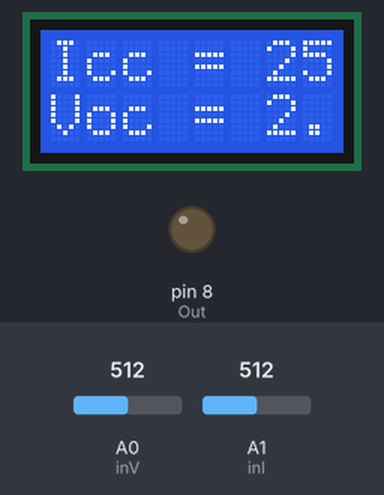
Bench run of a sketch on a simulated Arduino Uno, built with avr-gcc and run on an emulated ATmega328P. On the bench: 8×2 character LCD, output pins drawn as LEDs (lit = HIGH). Inputs (shaded band) come from the test bench; at power-on: A0 (inV) = 512, A1 (inI) = 512. What the sketch prints to the serial monitor is not drawn.

Above: at 1.1 s.
Timing chart, 0 to 2.6 s (numbered marks = the images above):
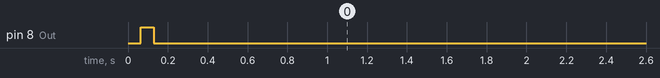

Measured:
- by itself, pin 8 (Out): LOW → HIGH at 0.06 s, → LOW 0.06 s later

The sketch:

MedidorIV2.ino
```cpp
#include <LiquidCrystal.h>
#include <TimerOne.h>

LiquidCrystal lcd(2, 3, 4, 5, 6, 7);

//Variables
int inV = 0;
int inI = 1;
int Out = 8;

int lecturasV[25];
int lecturasI[25];
int val, j = 0, i = 0, totalV = 0, totalI = 0, V = 0, I = 0;
float Vmax , Imax, promedioV = 0.0, promedioI = 0.0, R = 0.1;

void setup() {
  pinMode(Out, OUTPUT);
  digitalWrite(Out,LOW);
  Serial.begin(9600);
  lcd.begin(8, 2);
  lcd.clear();

  //Refrescar valores en LCD cada 1 s
  Timer1.initialize(1000000);
  Timer1.attachInterrupt(LCD);

  //Inicializar el vector
  for (i = 0; i < 25; i++)
    lecturasV[i] = 0;
  i = 0;

  for (j = 0; j < 25; j++)
    lecturasI[j] = 0;
  j = 0;
}


void loop() {

  while (j < 25) {
    digitalWrite(Out,HIGH);
    //sustrae el total con la lectura inmediata anterior
    totalV = totalV - lecturasV[i];
    totalI = totalI - lecturasI[i];

    //recopila mediciones
    lecturasV[i] = analogRead(inV);
    lecturasI[i] = analogRead(inI);

    //suma las lecturas
    totalV = totalV + lecturasV[i];
    totalI = totalI + lecturasI[i];

    //calcula el promedio de las lecturas
    i = i + 1;
    if (i >= 25) {
      i = 0;
      promedioV = totalV / 25;
      promedioI = totalI / 25;

      V = promedioV/204.6;
      I = promedioI/(204.6*R);

      //busca valores maximos
      Vmax = max(Vmax, V);
      Imax = max(Imax, I);
    }

    j = j + 1;
    delay(1);
    Serial.print(V);
    Serial.print(",");
    Serial.println(I);
  }
  digitalWrite(Out,LOW);
  Vmax = Vmax;
  Imax = Imax;
}

void LCD() {
  lcd.clear();
  lcd.print("Icc = ");
  lcd.print(Imax);
  lcd.print(" A");
  lcd.setCursor(0, 1);
  lcd.print("Voc = ");
  lcd.print(Vmax);
  lcd.print(" V");
}
```
